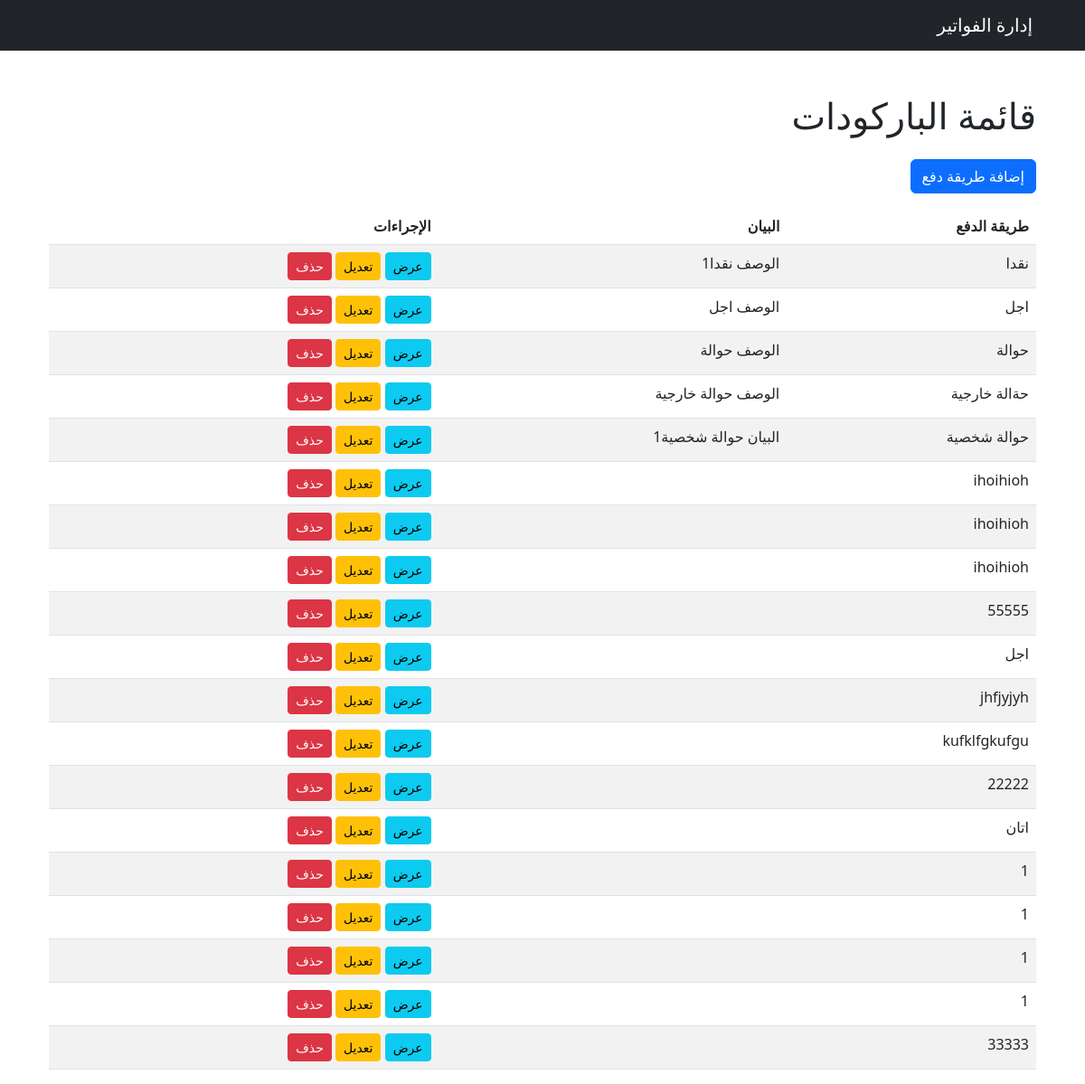
/invoice/payment_method/, run on an earlier commit of the app's database.
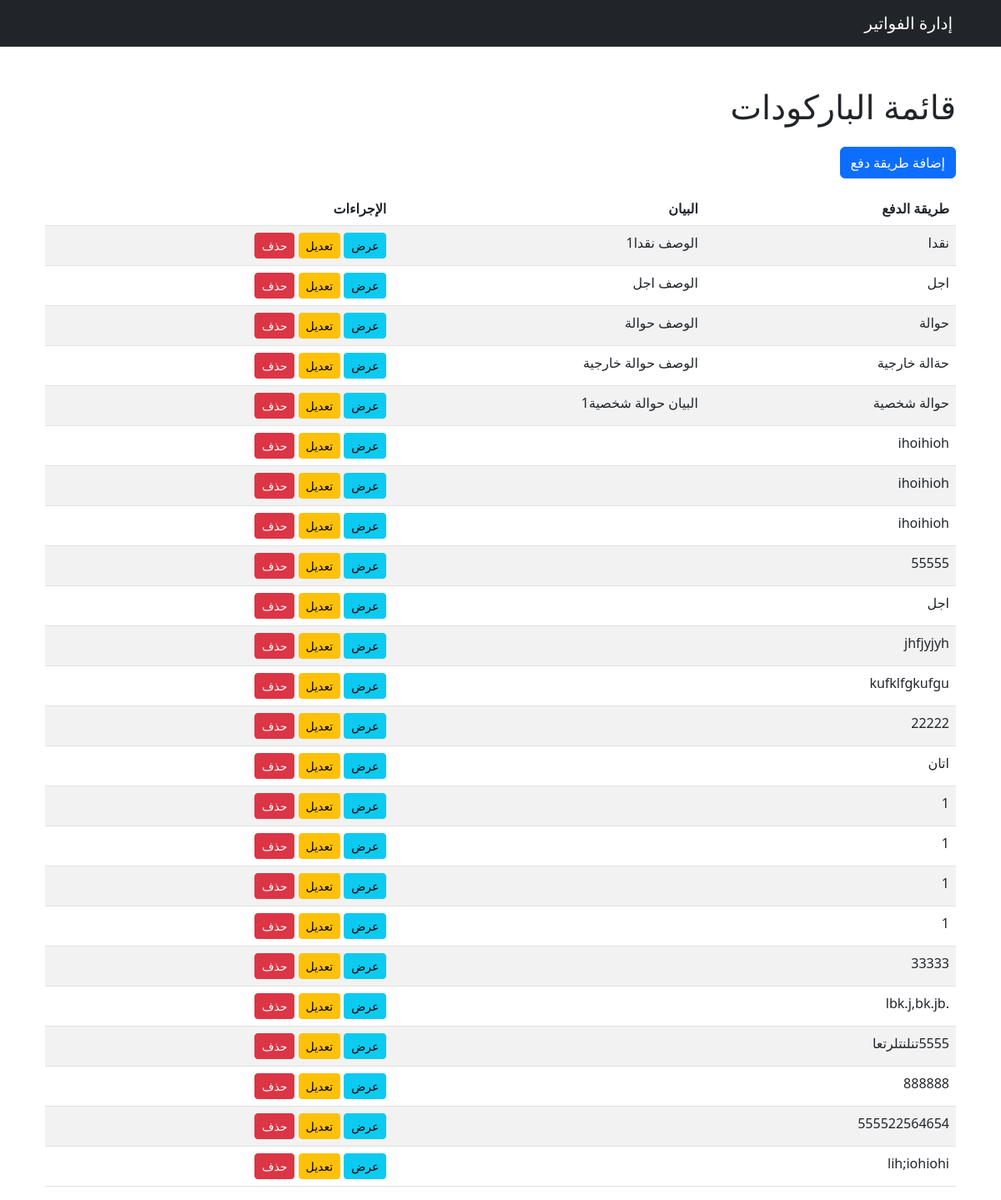
And on a later commit of the database.
### invoice/models.py (models this page shows, shortened)
class Payment_method(models.Model):
    payment_method_name = models.CharField(max_length=255, blank=True, verbose_name=_("طريقة الدفع"))
    payment_method_notes = models.TextField(blank=True, verbose_name=_("البيان"))
    uniqueId = models.UUIDField(default=uuid4, editable=False, unique=True, verbose_name=_("الرقم المسلسل"))
    slug = models.SlugField(max_length=225, unique=True, blank=True, null=True)
    date_created = models.DateTimeField(auto_now_add=True)
    last_updated = models.DateTimeField(auto_now=True)
    class Meta:
        verbose_name = _('طريقة الدفع')
        verbose_name_plural = _('طرق الدفع')

### invoice/views.py (the view)
# urls.py: path('payment_method/', payment_methodListView.as_view(), name='payment_method_list'),
class payment_methodListView(ListView):
    model = Payment_method
    template_name = 'payment_method/payment_method_list.html'
    context_object_name = 'payment_method'

### templates/payment_method/payment_method_list.html
{% extends 'base.html' %}
{% block content %}
<div class="container mt-5">
    <h1 class="mb-4">قائمة الباركودات </h1>
    <a href="{% url 'payment_method_create' %}" class="btn btn-primary mb-3">إضافة طريقة دفع </a>
    <table class="table table-striped">
        <thead>
            <tr>
                <th> طريقة الدفع </th>
                <th>البيان</th>
                <th>الإجراءات</th>
            </tr>
        </thead>
        <tbody>
            {% for payment_method in payment_method %}
                <tr>
                    <td>{{ payment_method.payment_method_name }}</td>
                    <td>{{ payment_method.payment_method_notes }}</td>
                    <td>
                        <a href="{% url 'payment_method_detail' payment_method.pk %}" class="btn btn-info btn-sm">عرض</a>
                        <a href="{% url 'payment_method_update' payment_method.pk %}" class="btn btn-warning btn-sm">تعديل</a>
                        <a href="{% url 'payment_method_delete' payment_method.pk %}" class="btn btn-danger btn-sm">حذف</a>
                    </td>
                </tr>
            {% endfor %}
        </tbody>
    </table>
</div>
{% endblock %}

What changed in the data, as far as the page shows it:
added Payment_method: payment_method_name ".lbk.j,bk.jb"
added Payment_method: payment_method_name "5555تنلنتلرتعا"
added Payment_method: payment_method_name "888888"
added Payment_method: payment_method_name "555522564654"
added Payment_method: payment_method_name "lih;iohiohi"
